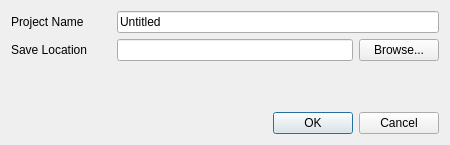
<?xml version="1.0" encoding="UTF-8"?>
<ui version="4.0">
 <class>NewProjectDialog</class>
 <widget class="QDialog" name="NewProjectDialog">
  <property name="geometry">
   <rect>
    <x>0</x>
    <y>0</y>
    <width>450</width>
    <height>145</height>
   </rect>
  </property>
  <property name="sizePolicy">
   <sizepolicy hsizetype="Preferred" vsizetype="Fixed">
    <horstretch>0</horstretch>
    <verstretch>0</verstretch>
   </sizepolicy>
  </property>
  <property name="minimumSize">
   <size>
    <width>400</width>
    <height>145</height>
   </size>
  </property>
  <property name="maximumSize">
   <size>
    <width>1000</width>
    <height>145</height>
   </size>
  </property>
  <property name="windowTitle">
   <string>New Project</string>
  </property>
  <layout class="QVBoxLayout" name="verticalLayout">
   <item>
    <layout class="QHBoxLayout" name="horizontalLayout_2">
     <item>
      <widget class="QLabel" name="label_3">
       <property name="minimumSize">
        <size>
         <width>100</width>
         <height>0</height>
        </size>
       </property>
       <property name="text">
        <string>Project Name</string>
       </property>
      </widget>
     </item>
     <item>
      <widget class="QLineEdit" name="ui_projectName">
       <property name="minimumSize">
        <size>
         <width>0</width>
         <height>0</height>
        </size>
       </property>
       <property name="text">
        <string>Untitled</string>
       </property>
      </widget>
     </item>
    </layout>
   </item>
   <item>
    <layout class="QHBoxLayout" name="horizontalLayout">
     <item>
      <widget class="QLabel" name="label_2">
       <property name="minimumSize">
        <size>
         <width>100</width>
         <height>0</height>
        </size>
       </property>
       <property name="text">
        <string>Save Location</string>
       </property>
      </widget>
     </item>
     <item>
      <widget class="QLineEdit" name="ui_saveLocation">
       <property name="sizePolicy">
        <sizepolicy hsizetype="Expanding" vsizetype="Fixed">
         <horstretch>0</horstretch>
         <verstretch>0</verstretch>
        </sizepolicy>
       </property>
       <property name="minimumSize">
        <size>
         <width>0</width>
         <height>22</height>
        </size>
       </property>
       <property name="readOnly">
        <bool>true</bool>
       </property>
      </widget>
     </item>
     <item>
      <widget class="QPushButton" name="ui_browse">
       <property name="maximumSize">
        <size>
         <width>16777215</width>
         <height>100</height>
        </size>
       </property>
       <property name="text">
        <string>Browse...</string>
       </property>
      </widget>
     </item>
    </layout>
   </item>
   <item>
    <spacer name="verticalSpacer">
     <property name="orientation">
      <enum>Qt::Vertical</enum>
     </property>
     <property name="sizeHint" stdset="0">
      <size>
       <width>20</width>
       <height>40</height>
      </size>
     </property>
    </spacer>
   </item>
   <item>
    <widget class="QDialogButtonBox" name="ui_buttonBox">
     <property name="orientation">
      <enum>Qt::Horizontal</enum>
     </property>
     <property name="standardButtons">
      <set>QDialogButtonBox::Cancel|QDialogButtonBox::Ok</set>
     </property>
    </widget>
   </item>
  </layout>
 </widget>
 <resources/>
 <connections>
  <connection>
   <sender>ui_buttonBox</sender>
   <signal>accepted()</signal>
   <receiver>NewProjectDialog</receiver>
   <slot>accept()</slot>
   <hints>
    <hint type="sourcelabel">
     <x>248</x>
     <y>254</y>
    </hint>
    <hint type="destinationlabel">
     <x>157</x>
     <y>274</y>
    </hint>
   </hints>
  </connection>
  <connection>
   <sender>ui_buttonBox</sender>
   <signal>rejected()</signal>
   <receiver>NewProjectDialog</receiver>
   <slot>reject()</slot>
   <hints>
    <hint type="sourcelabel">
     <x>316</x>
     <y>260</y>
    </hint>
    <hint type="destinationlabel">
     <x>286</x>
     <y>274</y>
    </hint>
   </hints>
  </connection>
 </connections>
</ui>
